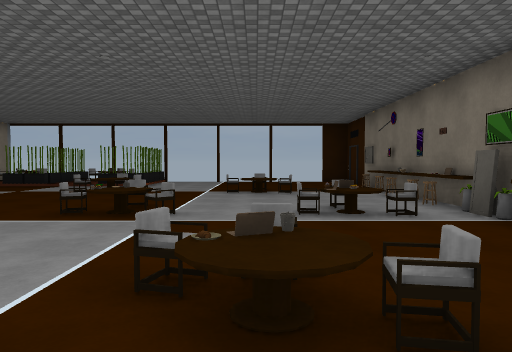
[1] (above)

18 first-person views from a walk through a 3-D level made in the Unity game engine. The camera is 1.5 m above the floor, tilts 2° down and sees 70° across. The floor is counted in squares, 2 m on a side. Each view is taken from the middle of a square. On the plan, view 1 faces up. The plan holds only what a view shows up to about 11 squares ahead; the rest is blank. The player is left out. Some surface patterns are stand-ins.

[2]
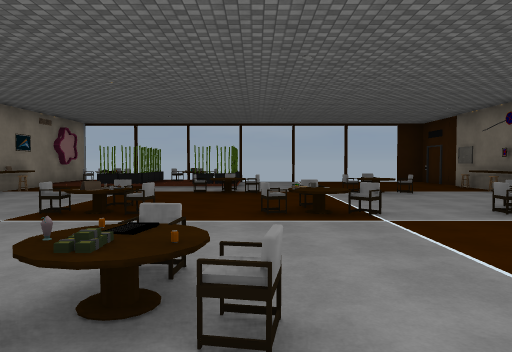

[3]
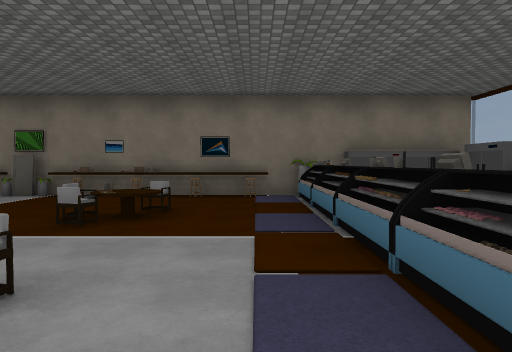

[4]
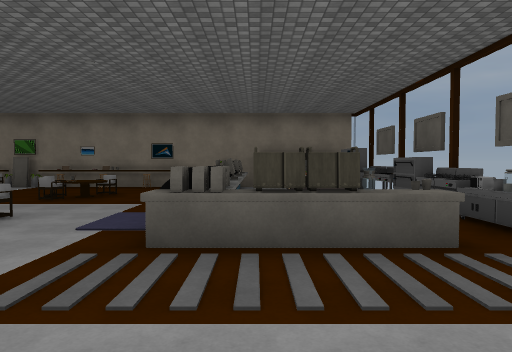

[5]
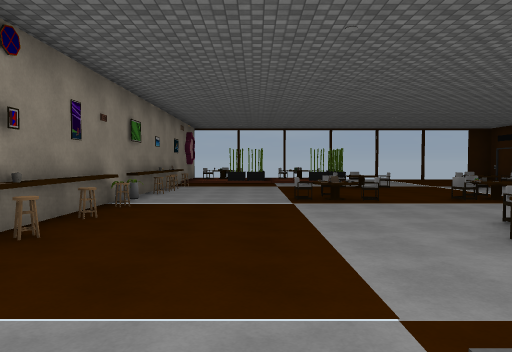

[6]
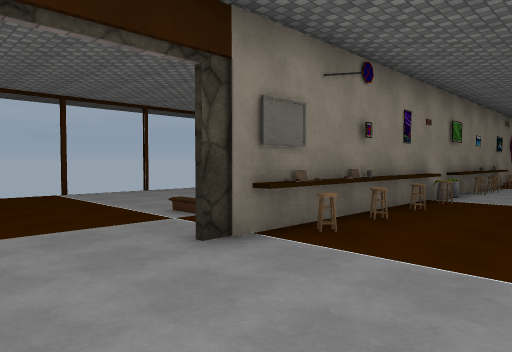

[7]
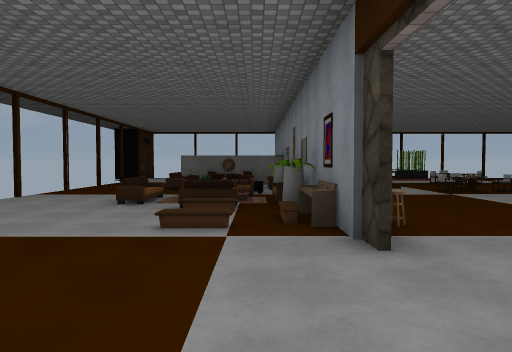

[8]
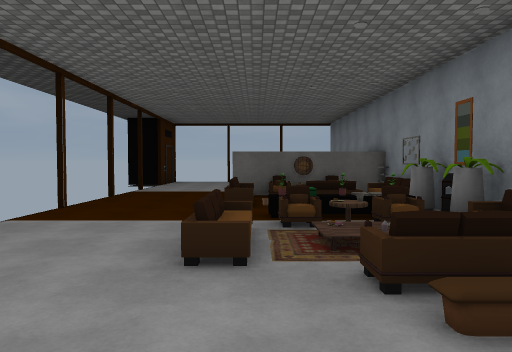

[9]
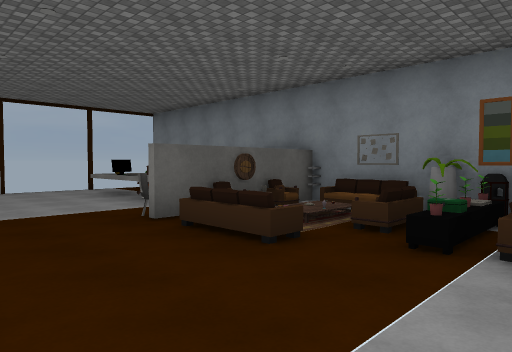

[10]
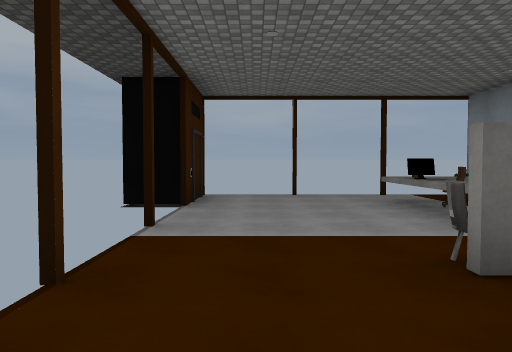

[11]
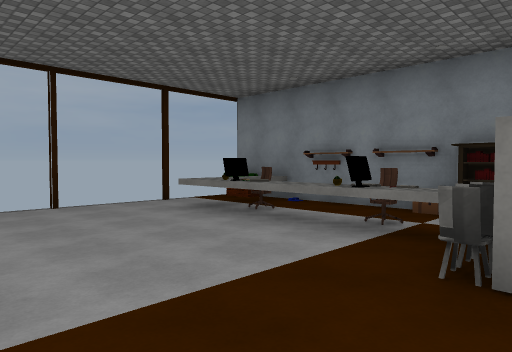

[12]
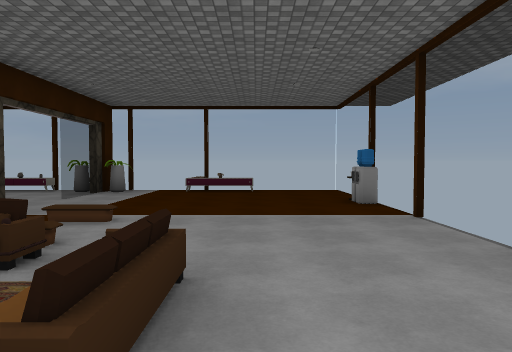

[13]
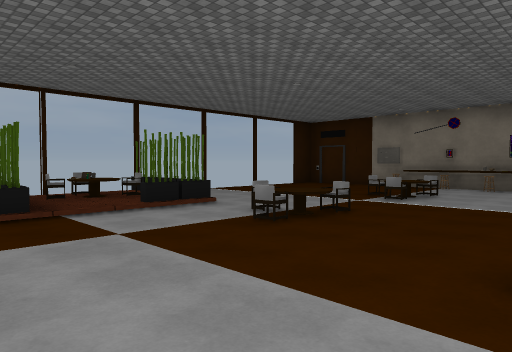

[14]
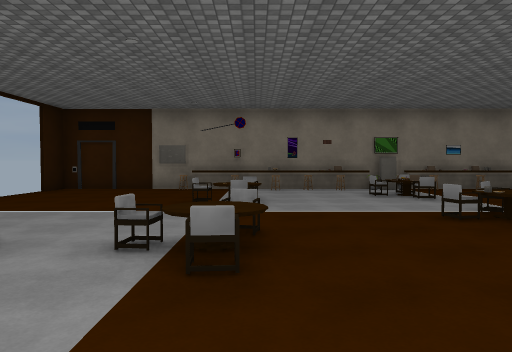

[15]
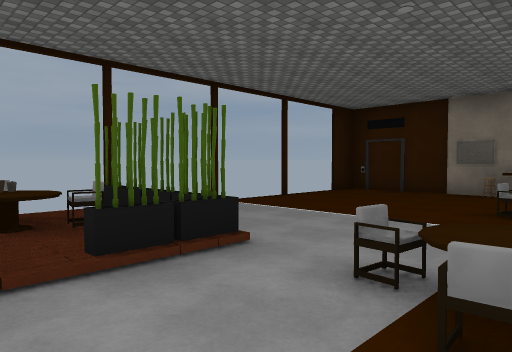

[16]
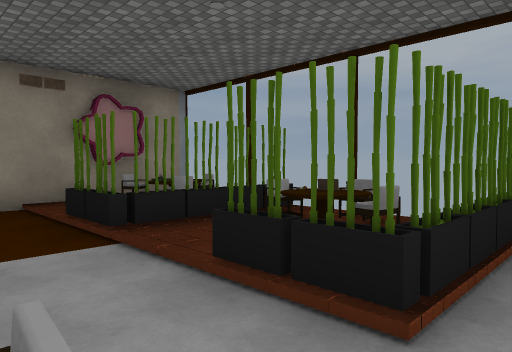

[17]
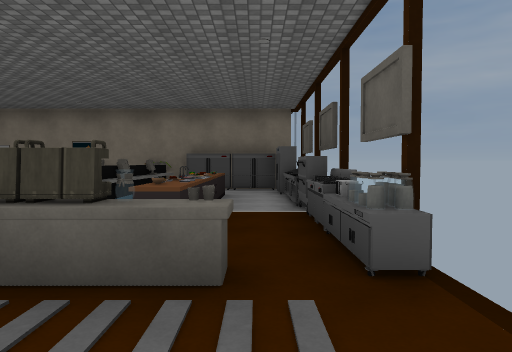

[18]
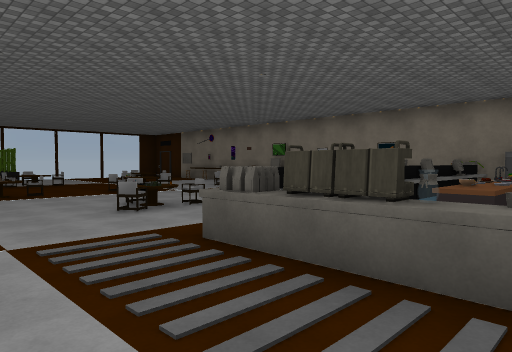

### Floor plan
Key: @ floor where view 1 was taken; # wall or solid block; . floor; = window, fence, low wall or low ledge; ^ raised ledge; O other object.
Columns run from 17 left of view 1 to 4 right of it. Each row starts with its distance up from view 1.
 15 #=========== =  ====##
 14 #......OOO#=O= ......#
 13 #....O^#OO#OO#.......#
 12 #....O.#O#=OO=......O#
 11 #....^.#O............O
 10 #...OO.O.....O...O..O=
  9 #..OO^ O.O...OO.OOO..=
  8 #...OOO .O..........O=
  7 #..OOOOOO...O..O..O.O=
  6 #....OOO....O.OO.OOOO=
  5 #...OOOO...OOOOOO.OOO=
  4 #...OO.OO..OOO.......=
  3 #..OOO.OO....O...O...=
  2 #....O.O....OOO..OO..=
  1 #...... O....OO..O..O=
  0 #......OO........@..O=
 -1  ...........OOOOOOO O=
 -2   .........OOO..OOO.O=
 -3  ......=....OOOOOOO.O=
 -4  ...O..=.O..OOO.....O
 -5  ===OO=OOO  =OOOOOOO=

Where each view was taken, in squares from view 1:
view 1: 0 up, 0 right, facing up
view 2: 0 up, 3 left, facing up
view 3: 0 up, 5 left, facing right
view 4: 2 down, 8 left, facing right
view 5: 2 down, 7 left, facing up
view 6: 3 down, 7 left, facing up-left
view 7: 4 down, 11 left, facing up
view 8: 0 up, 13 left, facing up
view 9: 4 up, 16 left, facing up-right
view 10: 6 up, 15 left, facing up
view 11: 8 up, 16 left, facing up-right
view 12: 5 up, 14 left, facing down
view 13: 6 up, 8 left, facing up-right
view 14: 9 up, 7 left, facing right
view 15: 9 up, 6 left, facing up-right
view 16: 10 up, 3 left, facing up-left
view 17: 4 down, 7 left, facing right
view 18: 4 down, 7 left, facing up-right
